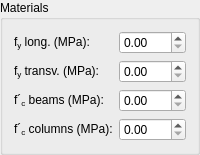
                 <widget class="QGroupBox" name="gbx_materials">
                  <property name="title">
                   <string>Materials</string>
                  </property>
                  <layout class="QGridLayout" name="gridLayout_20">
                   <item row="0" column="0">
                    <layout class="QFormLayout" name="frm_materials">
                     <item row="0" column="0">
                      <widget class="QLabel" name="lbl_materials_f_long">
                       <property name="text">
                        <string>&lt;html&gt;&lt;head/&gt;&lt;body&gt;&lt;p&gt;f&lt;span style=&quot; vertical-align:sub;&quot;&gt;y&lt;/span&gt; long. (MPa):&lt;/p&gt;&lt;/body&gt;&lt;/html&gt;</string>
                       </property>
                      </widget>
                     </item>
                     <item row="0" column="1">
                      <widget class="QDoubleSpinBox" name="spx_materials_f_long"/>
                     </item>
                     <item row="1" column="0">
                      <widget class="QLabel" name="lbl_materials_f_trans">
                       <property name="text">
                        <string>&lt;html&gt;&lt;head/&gt;&lt;body&gt;&lt;p&gt;f&lt;span style=&quot; vertical-align:sub;&quot;&gt;y&lt;/span&gt; transv. (MPa):&lt;/p&gt;&lt;/body&gt;&lt;/html&gt;</string>
                       </property>
                      </widget>
                     </item>
                     <item row="1" column="1">
                      <widget class="QDoubleSpinBox" name="spx_materials_f_transv"/>
                     </item>
                     <item row="2" column="0">
                      <widget class="QLabel" name="lbl_materials_f_beams">
                       <property name="text">
                        <string>&lt;html&gt;&lt;head/&gt;&lt;body&gt;&lt;p&gt;f´&lt;span style=&quot; vertical-align:sub;&quot;&gt;c&lt;/span&gt; beams (MPa):&lt;/p&gt;&lt;/body&gt;&lt;/html&gt;</string>
                       </property>
                      </widget>
                     </item>
                     <item row="2" column="1">
                      <widget class="QDoubleSpinBox" name="spx_materials_f_beams"/>
                     </item>
                     <item row="3" column="0">
                      <widget class="QLabel" name="spx_materials_f_columns_2">
                       <property name="text">
                        <string>&lt;html&gt;&lt;head/&gt;&lt;body&gt;&lt;p&gt;f´&lt;span style=&quot; vertical-align:sub;&quot;&gt;c&lt;/span&gt; columns (MPa):&lt;/p&gt;&lt;/body&gt;&lt;/html&gt;</string>
                       </property>
                      </widget>
                     </item>
                     <item row="3" column="1">
                      <widget class="QDoubleSpinBox" name="spx_materials_f_columns"/>
                     </item>
                    </layout>
                   </item>
                  </layout>
                 </widget>
